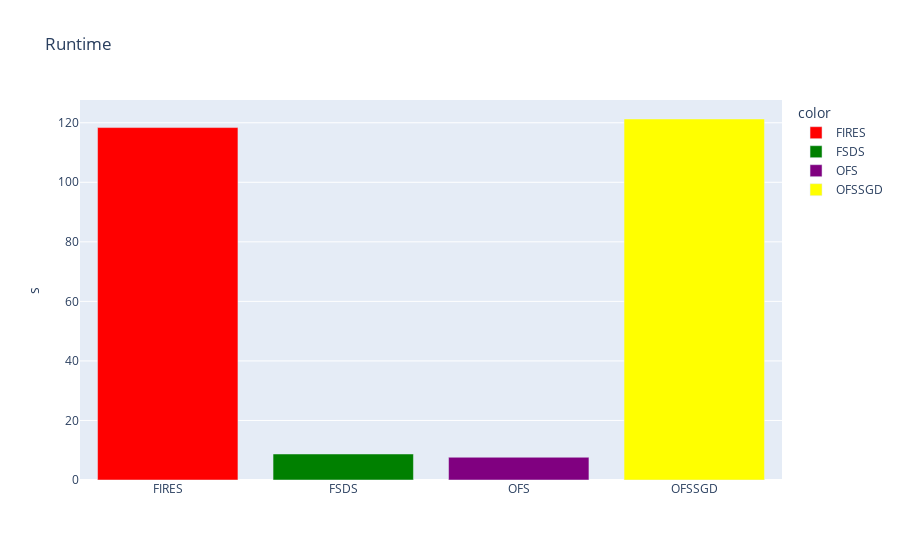

This figure's notebook cell:
### Code cell
# run times
col_names = ["FIRES","FSDS", "OFS", "OFSSGD"]
values = [fires_cuda_run_time, fsds_run_time, ofs_run_time, ofssgd_run_time]
fig = px.bar(x=col_names, y=values, title="Runtime", labels={"y":"s", "x":""}, color=col_names, color_discrete_map={'FIRES': 'red', 
                                                   'FSDS': 'green', 'OFS': 'purple', "OFSSGD":"yellow"})
fig.show()

### Figure 1 — Plotly figure (JSON) as saved in the notebook; plotly's stock layout.template omitted (floating-point values rounded to 4 significant figures)
{"data": [{"alignmentgroup": "True", "hovertemplate": "color=FIRES<br>=%{x}<br>s=%{y}<extra></extra>", "legendgroup": "FIRES", "marker": {"color": "red"}, "name": "FIRES", "offsetgroup": "FIRES", "orientation": "v", "showlegend": true, "textposition": "auto", "type": "bar", "x": ["FIRES"], "xaxis": "x", "y": [118.4], "yaxis": "y"}, {"alignmentgroup": "True", "hovertemplate": "color=FSDS<br>=%{x}<br>s=%{y}<extra></extra>", "legendgroup": "FSDS", "marker": {"color": "green"}, "name": "FSDS", "offsetgroup": "FSDS", "orientation": "v", "showlegend": true, "textposition": "auto", "type": "bar", "x": ["FSDS"], "xaxis": "x", "y": [8.738], "yaxis": "y"}, {"alignmentgroup": "True", "hovertemplate": "color=OFS<br>=%{x}<br>s=%{y}<extra></extra>", "legendgroup": "OFS", "marker": {"color": "purple"}, "name": "OFS", "offsetgroup": "OFS", "orientation": "v", "showlegend": true, "textposition": "auto", "type": "bar", "x": ["OFS"], "xaxis": "x", "y": [7.641], "yaxis": "y"}, {"alignmentgroup": "True", "hovertemplate": "color=OFSSGD<br>=%{x}<br>s=%{y}<extra></extra>", "legendgroup": "OFSSGD", "marker": {"color": "yellow"}, "name": "OFSSGD", "offsetgroup": "OFSSGD", "orientation": "v", "showlegend": true, "textposition": "auto", "type": "bar", "x": ["OFSSGD"], "xaxis": "x", "y": [121.3], "yaxis": "y"}], "layout": {"barmode": "relative", "legend": {"title": {"text": "color"}, "tracegroupgap": 0}, "title": {"text": "Runtime"}, "xaxis": {"anchor": "y", "domain": [0, 1], "title": {"text": ""}}, "yaxis": {"anchor": "x", "domain": [0, 1], "title": {"text": "s"}}}}
